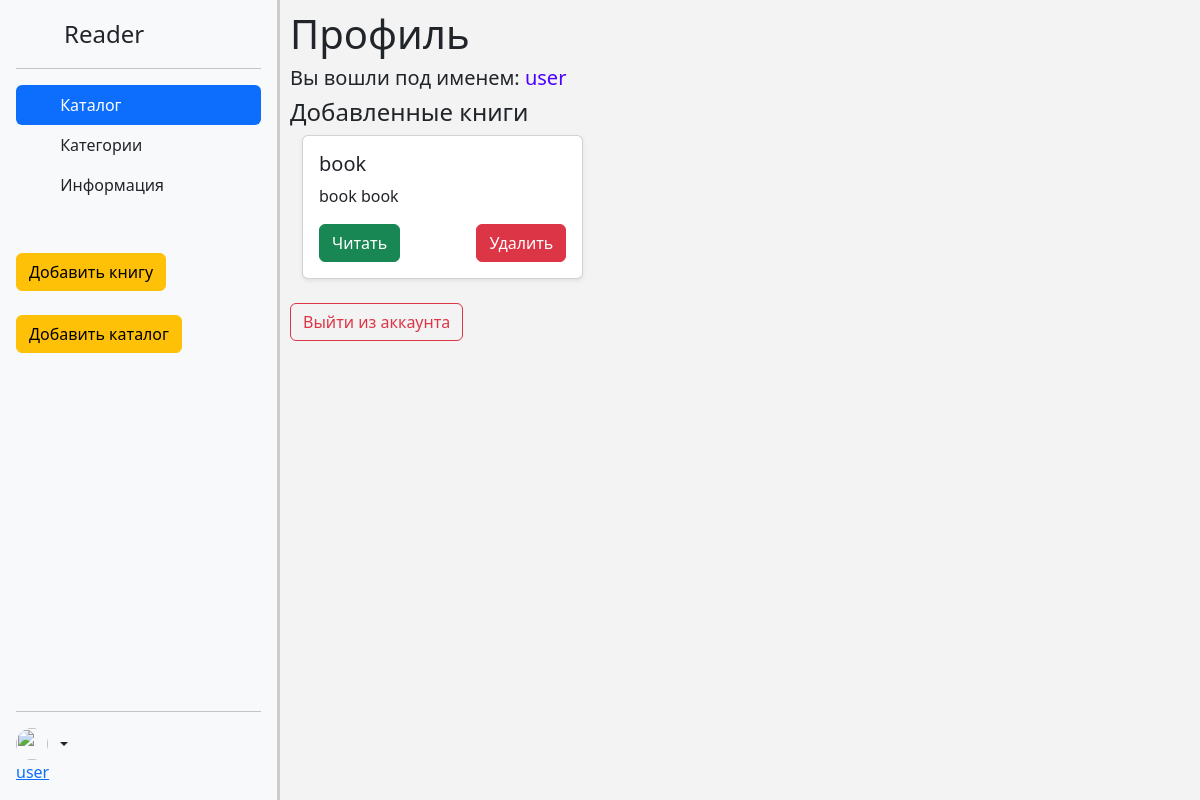
/profile (signed in), run on the app's committed database.
### main/models.py (models this page shows, shortened)
class MyUsers(models.Model):
    name = models.CharField(max_length=50)
    password = models.CharField(max_length=50)
    books = models.ManyToManyField(Book)

class Book(models.Model):
    name = models.CharField(max_length=50)
    year = models.IntegerField()
    rate = models.IntegerField()
    pages = models.IntegerField()
    description = models.CharField(max_length=500)
    file = models.FileField(upload_to='files/', null=True)
    categories = models.ForeignKey(Categories, on_delete=models.CASCADE)

### main/views.py (the view)
# urls.py: path("profile", profile.as_view(), name='profile'),
class profile(View):
    def get(self, request):
        context = {}
        if 'login' in request.session:
            context['name'] = request.session['login']
            context['user'] = MyUsers.objects.get(
                name=request.session['login'])
            context['books'] = context['user'].books.all()
            return render(request, "main/profile.html", context=context)
        else:
            return HttpResponseRedirect("/")

### main/templates/main/profile.html (shortened to what this page needs)
{% extends 'base/index.html' %}
{% block main %}
    <div id="outer-container">
      {% include 'base/header.html' %}
      <div id="content">
        <h1>Профиль</h1>
        <div class="content-profile">
          <div class="content-profile__userInfo">
            <h5>Вы вошли под именем: <span>{{ user.name }}</span></h5>
          </div>
          <div class="content-profile__userBooks">
            <h4>Добавленные книги</h4>
            <div class="container">
              <div class="row row-cols-1 row-cols-sm-2 row-cols-md-3 g-3">
                {% for i in books %}
                <div class="col">
                  <div class="card shadow-sm">
                    <div class="card-body">
                      <h5>{{ i.name }}</h5>
                      <p class="card-text">{{ i.description }}</p>
                      <div
                        class="d-flex justify-content-between align-items-center"
                      >
                        <a href="{% url 'viewBook' %}?id={{ i.id }}" class="btn btn-success">Читать</a>
                        <a href="{% url 'deleteBookMe' %}?id={{ i.id }}" class="btn btn-danger">Удалить</a>
                      </div>
                    </div>
                  </div>
                </div>
                {% endfor %}
              </div>
            </div>
          </div>
          <br />
          <a href="{% url 'logout' %}"><button class="btn btn-outline-danger">Выйти из аккаунта</button></a>
        </div>
      </div>
    </div>
{% endblock main %}

### templates/base/header.html (shortened to what this page needs)
<div
  id="sidebar"
  class="d-flex flex-column flex-shrink-0 p-3 bg-light"
  style="width: 280px; height: 100%"
>
  <a
    href="{% url 'index' %}"
    class="d-flex align-items-center mb-3 mb-md-0 me-md-auto link-dark text-decoration-none"
  >
    <svg class="bi pe-none me-2" width="40" height="32">
      <use xlink:href="#bootstrap"></use>
    </svg>
    <span class="fs-4">Reader</span>
  </a>
  <hr />
  <ul class="nav nav-pills flex-column mb-auto">
    <li class="nav-item">
      <a href="{% url 'index' %}" class="nav-link active" aria-current="page">
        <svg class="bi pe-none me-2" width="16" height="16">
          <use xlink:href="#home"></use>
        </svg>
        Каталог
      </a>
    </li>
    <li>
      <a href="{% url 'viewCategories' %}" class="nav-link link-dark">
        <svg class="bi pe-none me-2" width="16" height="16">
          <use xlink:href="#speedometer2"></use>
        </svg>
        Категории
      </a>
    </li>
    <li>
      <a href="{% url 'info' %}" class="nav-link link-dark">
        <svg class="bi pe-none me-2" width="16" height="16">
          <use xlink:href="#table"></use>
        </svg>
        Информация
      </a>
    </li>
    <br /><br />
    {% if name %}
    <li>
      <a href="{% url 'addbook' %}" class="btn btn-warning">Добавить книгу</a>
    </li>
    <br />
    <li>
      <a href="{% url 'addcategories' %}" class="btn btn-warning"
        >Добавить каталог</a
      >
    </li>
    {% endif %}
  </ul>
  <hr />
  <div class="dropdown">
    <a
      href="#"
      class="d-flex align-items-center link-dark text-decoration-none dropdown-toggle"
      id="dropdownUser2"
      data-bs-toggle="dropdown"
      aria-expanded="false"
    >
      <img
        src="https://github.com/mdo.png"
        alt=""
        width="32"
        height="32"
        class="rounded-circle me-2"
      />
      {% if name %}
      <a href="{% url 'profile' %}"> {{ name }} </a>
      {% else %} UserName {% endif %}
    </a>
  </div>
</div>

### static/css/style.css (style rules this page uses)
body { background: rgb(243, 243, 243); }
#outer-container { display: table; width: 100%; height: 100%; }
#sidebar { display: table-cell; width: 15%; vertical-align: top; border-right: 3px solid #ccc; }
#content { display: table-cell; width: 85%; vertical-align: top; height: 100vh; padding: 10px; }
.content-profile__userInfo span { color: rgb(76, 0, 255); }

### data on the page
MyUsers: name "user"
Book: name "book", description "book book"
